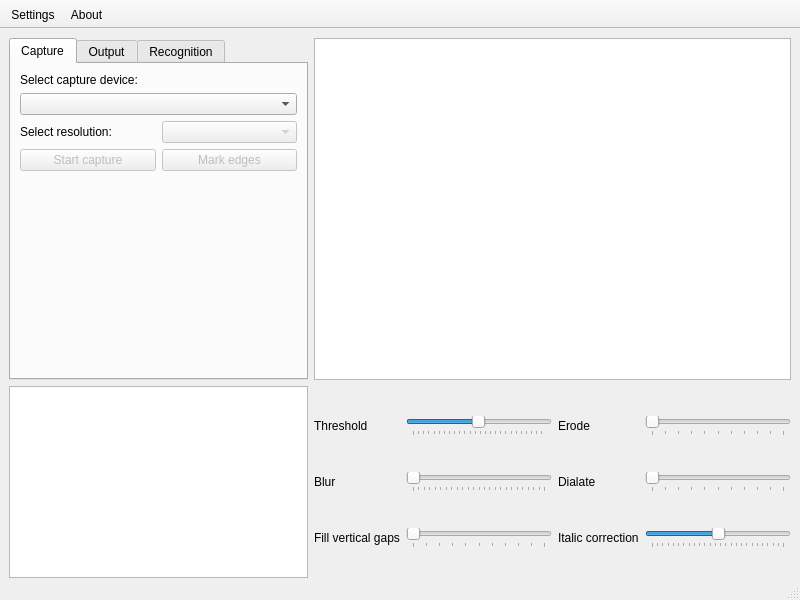
<?xml version="1.0" encoding="UTF-8"?>
<ui version="4.0">
 <class>ScoreboardOCR</class>
 <widget class="QMainWindow" name="ScoreboardOCR">
  <property name="geometry">
   <rect>
    <x>0</x>
    <y>0</y>
    <width>800</width>
    <height>600</height>
   </rect>
  </property>
  <property name="windowTitle">
   <string>ScoreboardOCR</string>
  </property>
  <property name="windowIcon">
   <iconset>
    <normaloff>graphics/logo.ico</normaloff>graphics/logo.ico</iconset>
  </property>
  <property name="autoFillBackground">
   <bool>false</bool>
  </property>
  <property name="styleSheet">
   <string notr="true"/>
  </property>
  <widget class="QWidget" name="centralwidget">
   <property name="autoFillBackground">
    <bool>false</bool>
   </property>
   <layout class="QGridLayout" name="gridLayout" rowstretch="0,0,0,0" columnstretch="0,0,0">
    <property name="bottomMargin">
     <number>0</number>
    </property>
    <property name="verticalSpacing">
     <number>6</number>
    </property>
    <item row="3" column="2">
     <layout class="QGridLayout" name="gridLayout_2">
      <item row="2" column="2">
       <widget class="QLabel" name="label_9">
        <property name="text">
         <string>Italic correction</string>
        </property>
       </widget>
      </item>
      <item row="2" column="1">
       <widget class="QSlider" name="gapsSlider">
        <property name="maximum">
         <number>10</number>
        </property>
        <property name="orientation">
         <enum>Qt::Horizontal</enum>
        </property>
        <property name="tickPosition">
         <enum>QSlider::TicksBelow</enum>
        </property>
       </widget>
      </item>
      <item row="0" column="3">
       <widget class="QSlider" name="erodeSlider">
        <property name="minimumSize">
         <size>
          <width>80</width>
          <height>0</height>
         </size>
        </property>
        <property name="maximum">
         <number>10</number>
        </property>
        <property name="orientation">
         <enum>Qt::Horizontal</enum>
        </property>
        <property name="tickPosition">
         <enum>QSlider::TicksBelow</enum>
        </property>
       </widget>
      </item>
      <item row="2" column="3">
       <widget class="QSlider" name="italicSlider">
        <property name="minimum">
         <number>-25</number>
        </property>
        <property name="maximum">
         <number>25</number>
        </property>
        <property name="pageStep">
         <number>10</number>
        </property>
        <property name="value">
         <number>0</number>
        </property>
        <property name="orientation">
         <enum>Qt::Horizontal</enum>
        </property>
        <property name="tickPosition">
         <enum>QSlider::TicksBelow</enum>
        </property>
        <property name="tickInterval">
         <number>2</number>
        </property>
       </widget>
      </item>
      <item row="1" column="1">
       <widget class="QSlider" name="blurSlider">
        <property name="maximum">
         <number>24</number>
        </property>
        <property name="orientation">
         <enum>Qt::Horizontal</enum>
        </property>
        <property name="tickPosition">
         <enum>QSlider::TicksBelow</enum>
        </property>
       </widget>
      </item>
      <item row="0" column="0">
       <widget class="QLabel" name="label_4">
        <property name="text">
         <string>Threshold</string>
        </property>
       </widget>
      </item>
      <item row="0" column="2">
       <widget class="QLabel" name="label_7">
        <property name="text">
         <string>Erode</string>
        </property>
       </widget>
      </item>
      <item row="1" column="3">
       <widget class="QSlider" name="dialateSlider">
        <property name="maximum">
         <number>10</number>
        </property>
        <property name="orientation">
         <enum>Qt::Horizontal</enum>
        </property>
        <property name="tickPosition">
         <enum>QSlider::TicksBelow</enum>
        </property>
       </widget>
      </item>
      <item row="1" column="0">
       <widget class="QLabel" name="label_5">
        <property name="text">
         <string>Blur</string>
        </property>
       </widget>
      </item>
      <item row="2" column="0">
       <widget class="QLabel" name="label_6">
        <property name="text">
         <string>Fill vertical gaps</string>
        </property>
       </widget>
      </item>
      <item row="0" column="1">
       <widget class="QSlider" name="thresholdSlider">
        <property name="minimumSize">
         <size>
          <width>80</width>
          <height>0</height>
         </size>
        </property>
        <property name="maximum">
         <number>255</number>
        </property>
        <property name="value">
         <number>127</number>
        </property>
        <property name="orientation">
         <enum>Qt::Horizontal</enum>
        </property>
        <property name="tickPosition">
         <enum>QSlider::TicksBelow</enum>
        </property>
       </widget>
      </item>
      <item row="1" column="2">
       <widget class="QLabel" name="label_8">
        <property name="text">
         <string>Dialate</string>
        </property>
       </widget>
      </item>
     </layout>
    </item>
    <item row="1" column="1">
     <widget class="QTabWidget" name="tabWidget">
      <property name="sizePolicy">
       <sizepolicy hsizetype="Minimum" vsizetype="Expanding">
        <horstretch>0</horstretch>
        <verstretch>0</verstretch>
       </sizepolicy>
      </property>
      <property name="minimumSize">
       <size>
        <width>230</width>
        <height>0</height>
       </size>
      </property>
      <property name="maximumSize">
       <size>
        <width>16777215</width>
        <height>16777215</height>
       </size>
      </property>
      <property name="baseSize">
       <size>
        <width>0</width>
        <height>0</height>
       </size>
      </property>
      <property name="tabPosition">
       <enum>QTabWidget::North</enum>
      </property>
      <property name="tabShape">
       <enum>QTabWidget::Rounded</enum>
      </property>
      <property name="currentIndex">
       <number>0</number>
      </property>
      <widget class="QWidget" name="captureTab">
       <attribute name="title">
        <string>Capture</string>
       </attribute>
       <layout class="QGridLayout" name="gridLayout_3">
        <item row="2" column="0">
         <widget class="QLabel" name="label_2">
          <property name="text">
           <string>Select resolution:</string>
          </property>
         </widget>
        </item>
        <item row="1" column="0" colspan="2">
         <widget class="QComboBox" name="captureDeviceComboBox">
          <property name="currentText">
           <string/>
          </property>
          <property name="placeholderText">
           <string>Select device...</string>
          </property>
         </widget>
        </item>
        <item row="2" column="1">
         <widget class="QComboBox" name="deviceResolutionComboBox">
          <property name="enabled">
           <bool>false</bool>
          </property>
          <property name="placeholderText">
           <string>Default</string>
          </property>
         </widget>
        </item>
        <item row="3" column="1">
         <widget class="QPushButton" name="edgesButton">
          <property name="enabled">
           <bool>false</bool>
          </property>
          <property name="text">
           <string>Mark edges</string>
          </property>
         </widget>
        </item>
        <item row="5" column="0" colspan="2">
         <spacer name="verticalSpacer">
          <property name="orientation">
           <enum>Qt::Vertical</enum>
          </property>
          <property name="sizeHint" stdset="0">
           <size>
            <width>20</width>
            <height>40</height>
           </size>
          </property>
         </spacer>
        </item>
        <item row="0" column="0" colspan="2">
         <widget class="QLabel" name="label">
          <property name="text">
           <string>Select capture device:</string>
          </property>
         </widget>
        </item>
        <item row="3" column="0">
         <widget class="QPushButton" name="captureButton">
          <property name="enabled">
           <bool>false</bool>
          </property>
          <property name="text">
           <string>Start capture</string>
          </property>
         </widget>
        </item>
       </layout>
      </widget>
      <widget class="QWidget" name="outputTab">
       <attribute name="title">
        <string>Output</string>
       </attribute>
       <layout class="QGridLayout" name="gridLayout_5">
        <item row="0" column="0">
         <widget class="QLabel" name="label_3">
          <property name="text">
           <string>Output path:</string>
          </property>
         </widget>
        </item>
        <item row="1" column="0">
         <widget class="QLabel" name="label_10">
          <property name="text">
           <string>Output name:</string>
          </property>
         </widget>
        </item>
        <item row="0" column="2">
         <widget class="QPushButton" name="outputPathButton">
          <property name="sizePolicy">
           <sizepolicy hsizetype="Minimum" vsizetype="Fixed">
            <horstretch>0</horstretch>
            <verstretch>0</verstretch>
           </sizepolicy>
          </property>
          <property name="minimumSize">
           <size>
            <width>0</width>
            <height>0</height>
           </size>
          </property>
          <property name="text">
           <string>...</string>
          </property>
         </widget>
        </item>
        <item row="1" column="1" colspan="2">
         <widget class="QLineEdit" name="outputNameLineEdit">
          <property name="placeholderText">
           <string>Enter output name...</string>
          </property>
         </widget>
        </item>
        <item row="3" column="0" colspan="3">
         <spacer name="verticalSpacer_3">
          <property name="orientation">
           <enum>Qt::Vertical</enum>
          </property>
          <property name="sizeHint" stdset="0">
           <size>
            <width>20</width>
            <height>40</height>
           </size>
          </property>
         </spacer>
        </item>
        <item row="0" column="1">
         <widget class="QLineEdit" name="outputPathLineEdit">
          <property name="readOnly">
           <bool>true</bool>
          </property>
          <property name="placeholderText">
           <string>Path where to save output</string>
          </property>
         </widget>
        </item>
        <item row="2" column="0">
         <widget class="QLabel" name="label_11">
          <property name="text">
           <string>Output format:</string>
          </property>
         </widget>
        </item>
        <item row="2" column="1" colspan="2">
         <widget class="QComboBox" name="outputFormatComboBox"/>
        </item>
       </layout>
      </widget>
      <widget class="QWidget" name="selectionTab">
       <attribute name="title">
        <string>Recognition</string>
       </attribute>
       <layout class="QGridLayout" name="gridLayout_4">
        <item row="2" column="0" colspan="2">
         <spacer name="verticalSpacer_2">
          <property name="orientation">
           <enum>Qt::Vertical</enum>
          </property>
          <property name="sizeHint" stdset="0">
           <size>
            <width>20</width>
            <height>40</height>
           </size>
          </property>
         </spacer>
        </item>
        <item row="0" column="0" colspan="2">
         <widget class="QListWidget" name="recognitionListWidget">
          <property name="sizePolicy">
           <sizepolicy hsizetype="Ignored" vsizetype="Preferred">
            <horstretch>0</horstretch>
            <verstretch>0</verstretch>
           </sizepolicy>
          </property>
          <property name="tabKeyNavigation">
           <bool>false</bool>
          </property>
         </widget>
        </item>
        <item row="1" column="0">
         <widget class="QPushButton" name="addSelectionButton">
          <property name="text">
           <string>Add selection</string>
          </property>
         </widget>
        </item>
        <item row="1" column="1">
         <widget class="QPushButton" name="deleteSelectionButton">
          <property name="text">
           <string>Delete selection</string>
          </property>
         </widget>
        </item>
       </layout>
      </widget>
     </widget>
    </item>
    <item row="1" column="2">
     <widget class="QGraphicsView" name="mainImage"/>
    </item>
    <item row="3" column="1">
     <widget class="QGraphicsView" name="smallImage">
      <property name="sizePolicy">
       <sizepolicy hsizetype="Minimum" vsizetype="Minimum">
        <horstretch>0</horstretch>
        <verstretch>0</verstretch>
       </sizepolicy>
      </property>
      <property name="minimumSize">
       <size>
        <width>0</width>
        <height>180</height>
       </size>
      </property>
     </widget>
    </item>
   </layout>
  </widget>
  <widget class="QStatusBar" name="statusbar"/>
  <widget class="QToolBar" name="toolBar">
   <property name="windowTitle">
    <string>toolBar</string>
   </property>
   <property name="movable">
    <bool>false</bool>
   </property>
   <attribute name="toolBarArea">
    <enum>TopToolBarArea</enum>
   </attribute>
   <attribute name="toolBarBreak">
    <bool>false</bool>
   </attribute>
   <addaction name="actionSettings"/>
   <addaction name="actionAbout"/>
  </widget>
  <action name="actionSettings">
   <property name="text">
    <string>Settings</string>
   </property>
  </action>
  <action name="actionAbout">
   <property name="text">
    <string>About...</string>
   </property>
  </action>
 </widget>
 <resources/>
 <connections/>
</ui>
